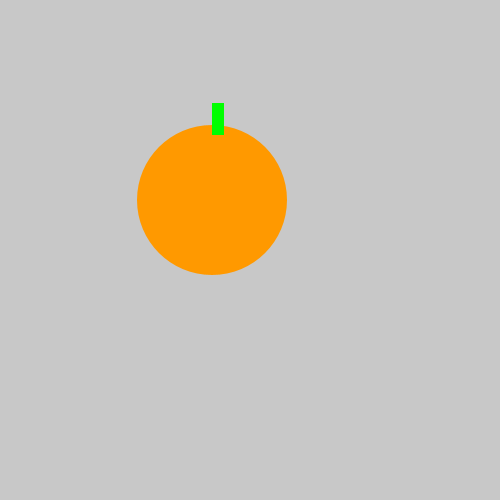
Frame 1 (no input)
Frame 60 (the mouse pressed at the canvas centre just before this capture): identical to frame 1, image omitted
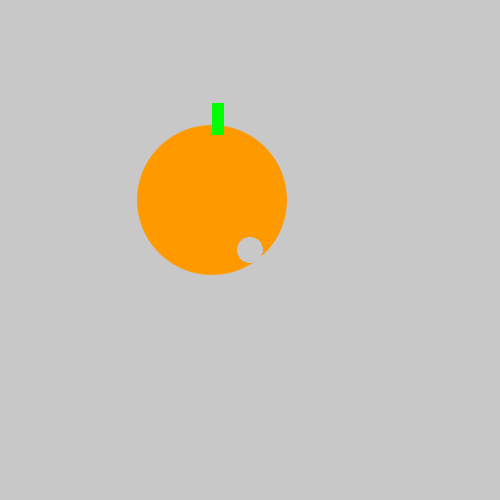
Frame 120 (the mouse held since frame 60 and released just before this capture)

The Processing sketch that drew these frames (run headless with seeded random() and noise(); from frame 60 on, the mouse is pressed at the canvas centre):

// Processing sketch: halloween_card
// ── halloween_card.pde
void setup() {
  size(500, 500);
   fill(255,153,0);
  background(200, 200, 200);
  noStroke();
  ellipse(212, 200, 150, 150);
  fill(0,255,0);
  rect(212, 103, 12, 32);
}
void draw() {
  if(mousePressed){
    fill(200,200,200);
    ellipse(mouseX,mouseY,25,25);
    
}
  
}
